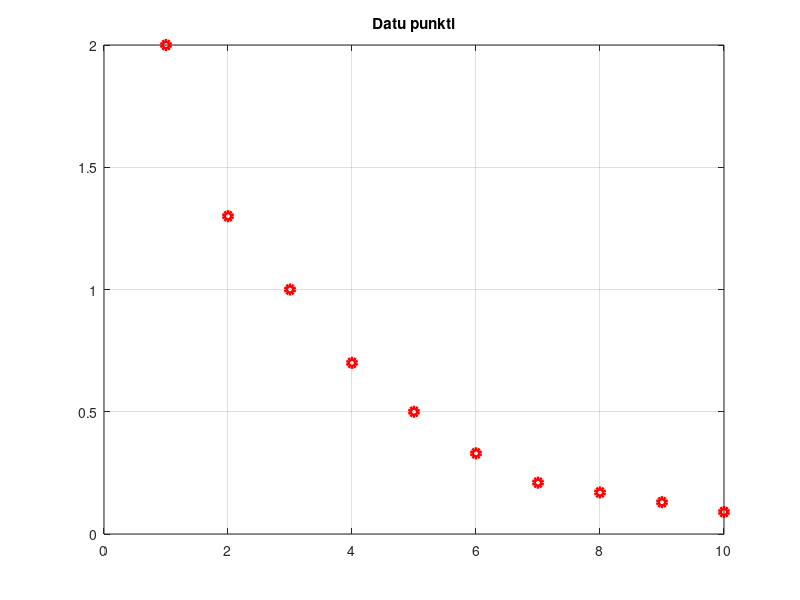

The MATLAB source for this figure: (Note: this script raises an error after producing the figure.)
clc, clearvars, close all, format short g

xpoints = [1 2 3 4 5 6 7 8 9 10]';
ypoints = [2.0 1.3 1.0 0.7 0.5 0.33 0.21 0.17 0.13 0.09]';

figure
plot(xpoints, ypoints, 'or', 'LineWidth', 3)
grid on, title('Datu punkti')

f1 = fittype('a + b/x + c/x^2');

[p1, reg1] = fit(xpoints, ypoints, f1)

xx = linspace(min(xpoints), max(xpoints), 1000)';
y1 = feval(p1, xx);

figure
plot(xpoints, ypoints, 'or', xx, y1, 'k', 'LineWidth', 3)
legend('data', 'fitted curve'), grid on
title('Aproksimācija ar trigonometrisko funkciju y=a + b/x + c/x^2')

fprintf('\nAtbilde:\n')

adj  = [reg1.adjrsquare];
rmse = [reg1.rmse];

[~, order] = sortrows([-adj(:), rmse(:)]);
best_n = order(1);

fprintf('\n Vislabākā aproksimācija ir %d. funkcijai ',best_n)
